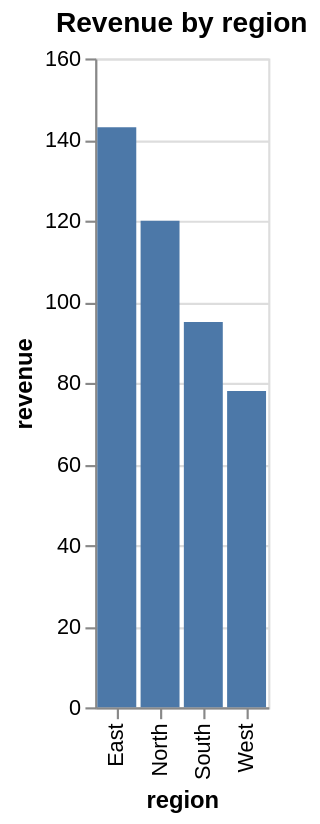

Specify this chart in Vega-Lite:
### Vega-Lite specification from a JSON file in a GitHub repository (floating-point values rounded to 4 significant figures)
{"$schema": "https://vega.github.io/schema/vega-lite/v5.json", "title": "Revenue by region", "mark": "bar", "encoding": {"x": {"field": "region", "type": "nominal"}, "y": {"field": "revenue", "type": "quantitative"}}, "data": {"values": [{"region": "North", "revenue": 120}, {"region": "South", "revenue": 95}, {"region": "East", "revenue": 143}, {"region": "West", "revenue": 78}]}}
